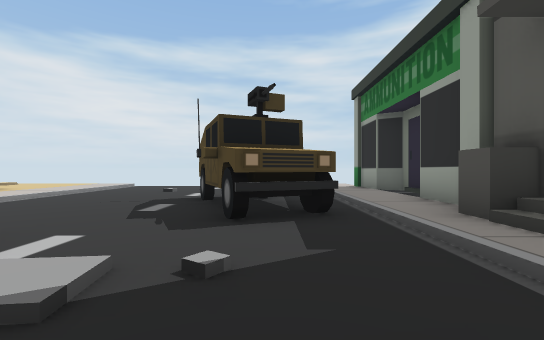
View 1 (above)

22 first-person views from a walk through a Unity game level. The camera is 1.3 m above the floor, looks level and sees 90° across. The floor is counted in squares, 2 m on a side. Each view is taken from the middle of a square. On the plan, view 1 faces up. The plan holds only what a view shows up to about 9 squares ahead; the rest is blank. The place goes on beyond the plan.

View 2
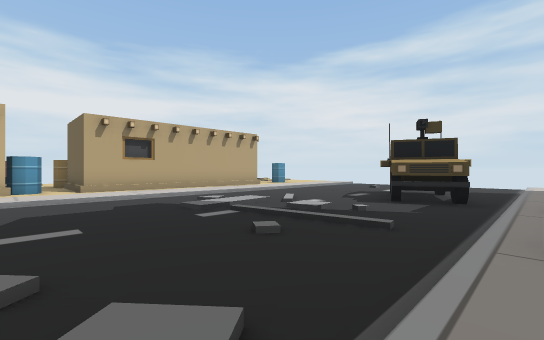

View 3
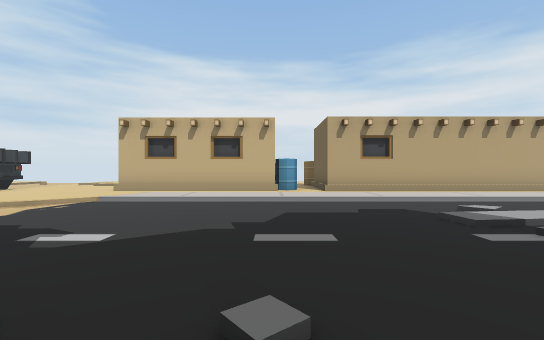

View 4
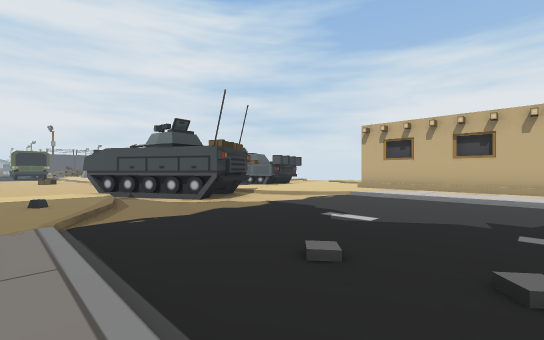

View 5
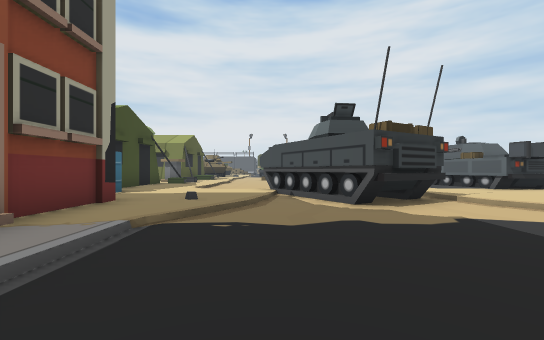

View 6
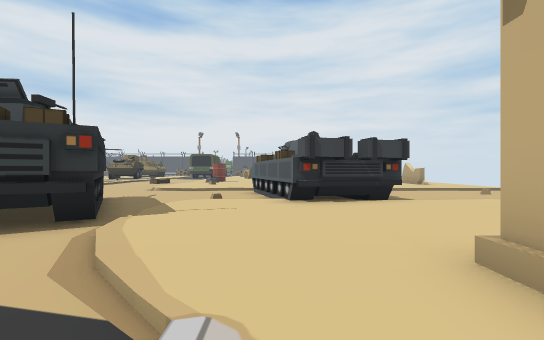

View 7
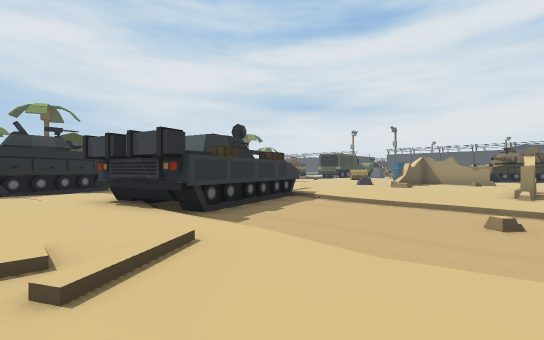

View 8
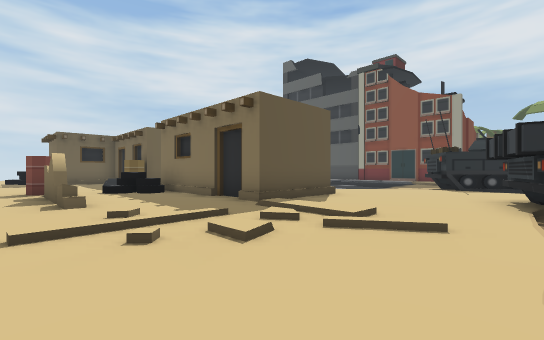

View 9
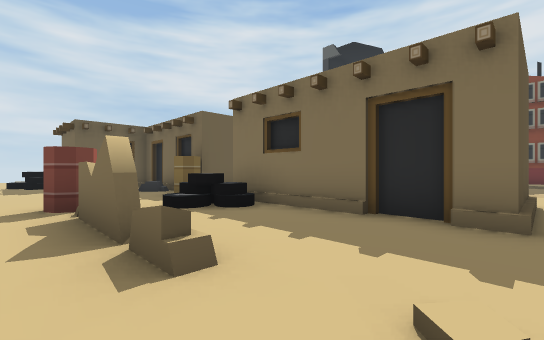

View 10
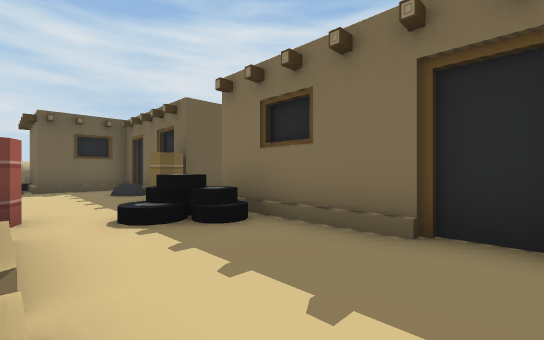

View 11
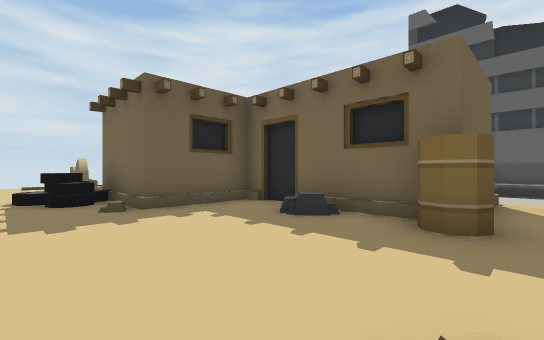

View 12
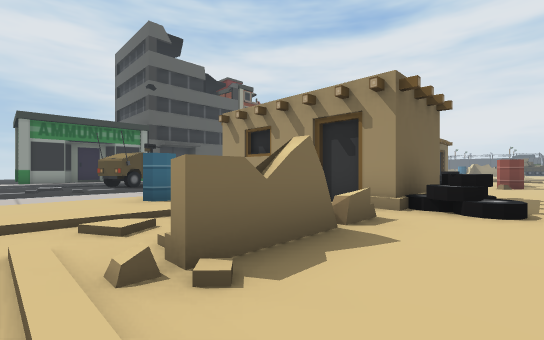

View 13
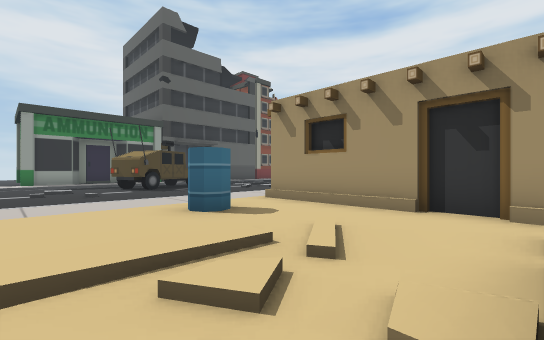

View 14
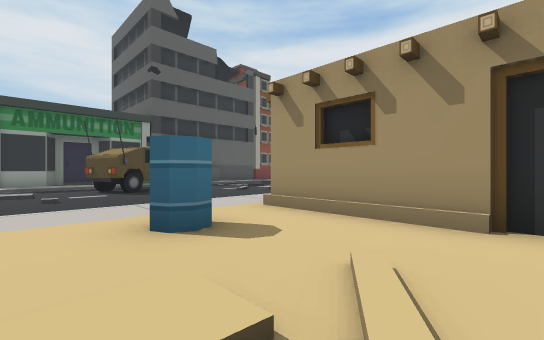

View 15
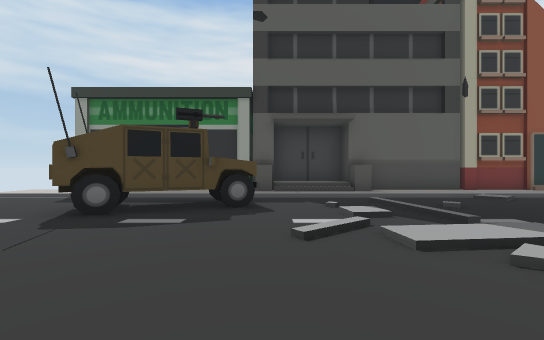

View 16
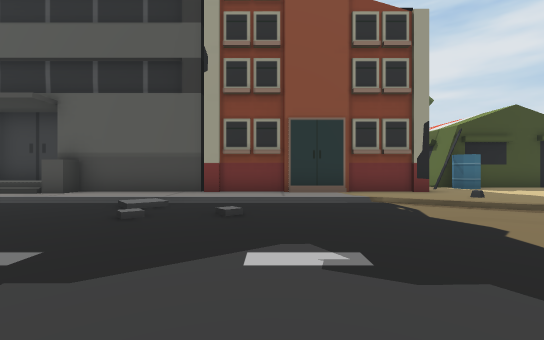

View 17
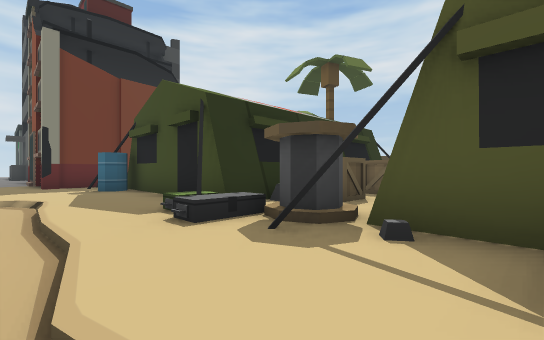

View 18
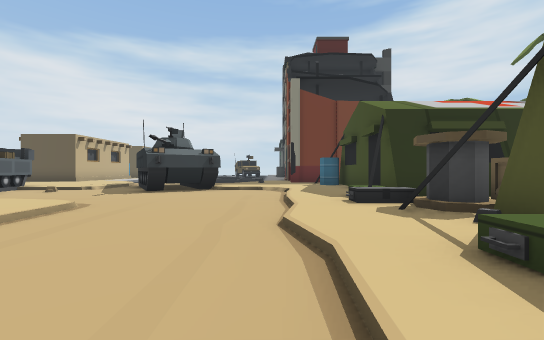

View 19
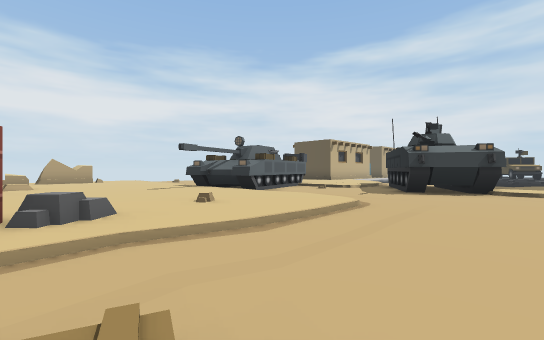

View 20
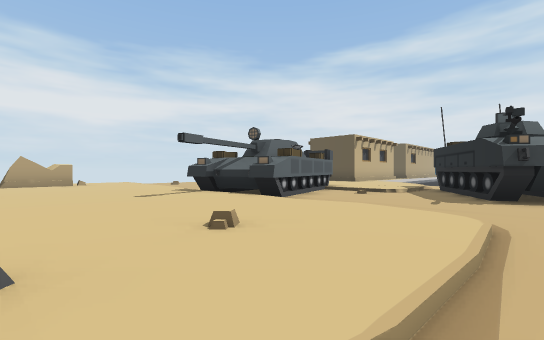

View 21
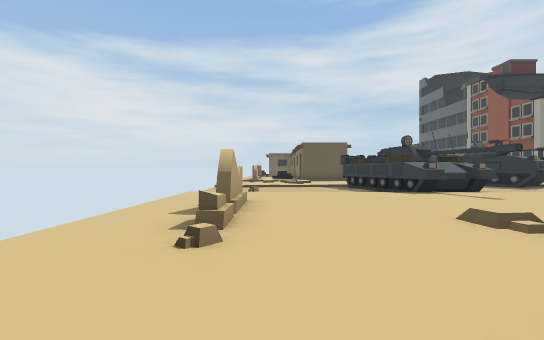

View 22
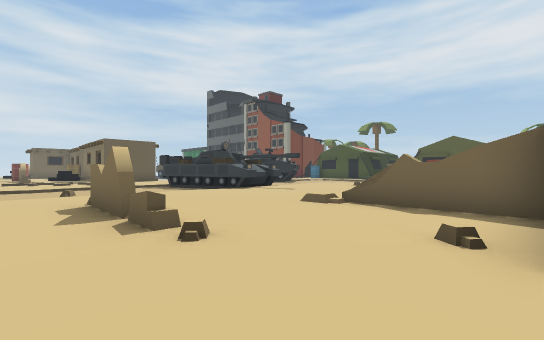

### Floor plan
Key: @ floor where view 1 was taken; # wall or solid block; x gap in a wall; . main floor; - floor 0.25 m lower than the main floor; : floor 0.5 m higher than the main floor; / step, stairs or slope; = window, fence, low wall or low ledge; ^ raised ledge; B barrel; H hut; R rock; C crate; O other object.
Columns run from 14 left of view 1 to 12 right of it. Each row starts with its distance up from view 1.
 10 .////....-------./
  9 ..#//....---//--.#
  8 ..#/.....--/----.##
  7 ..=./.B..----O--..#
  6 .........----OO-..
  5 /O#####..----OO-.#
  4 ./### #..----OOO.#
  3 ./#####..--/----.##
  2 .....##..---//--/:#
  1 ...R###..-/.-/--/:#
  0 ....###..--.//@-.##
 -1 ....B##..-------.#
 -2 .B.......------/.#
 -3 .B/ # B..-----//.#
 -4 .^.OH #..-----/-.#
 -5 .#..###..-------.#
 -6 ./..###..-------.#
 -7 ....###..-------.#
 -8 ....///../------.#
 -9 .../ ...../-#--..##
-10 ..///...../###/...x/
-11 ...//...../###/...B#
-12 /.////##///-###//..#      O
-13 ------###/---#---..#      O
-14 ------###--------..#
-15  -----###--------.####
-16 //////##^//./----//.OCCC
-17 ./...........---///OCCCC
-18 ./...........---/.##
-19 .^...........----./#
-20 .x.........R.----/
-21 .....=.....B.----
-22 .....#
-23 .....#
-24 ...^ #

Positions as (right, up) in squares from view 1, and headings:
1: (0, 0), facing up
2: (2, -3), facing up-left
3: (1, -3), facing left
4: (2, -3), facing down-left
5: (0, -4), facing down
6: (-6, -6), facing down
7: (-13, -10), facing down-right
8: (-14, -12), facing up-right
9: (-14, -8), facing up-right
10: (-13, -7), facing up-right
11: (-14, -2), facing up-right
12: (-14, 10), facing down-right
13: (-12, 10), facing down-right
14: (-11, 9), facing down-right
15: (-6, 3), facing right
16: (-4, -5), facing right
17: (2, -19), facing up-right
18: (2, -21), facing up
19: (1, -21), facing up-left
20: (-1, -20), facing up-left
21: (-12, -24), facing up
22: (-14, -24), facing up-right
